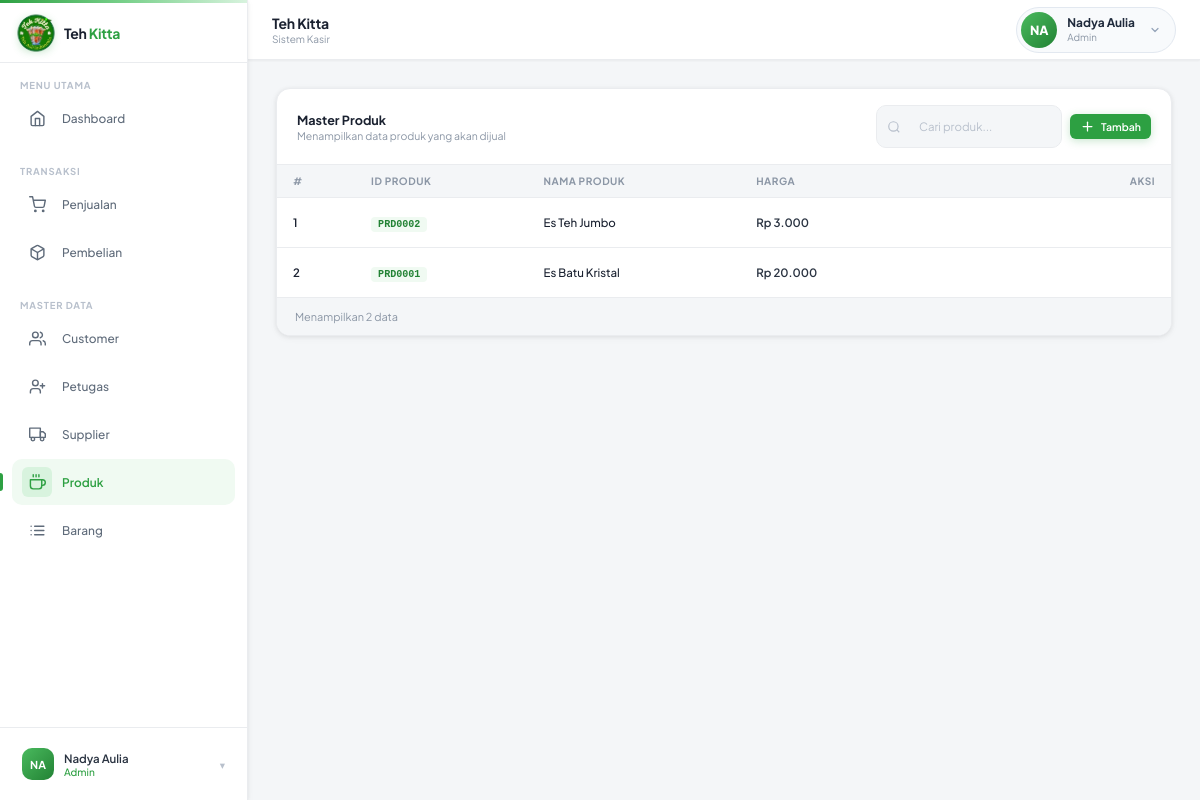
The app's page /produk/index.php (signed in) with its own data.
### tables this page shows
CREATE TABLE `produk` (
  `id_produk` varchar(10) NOT NULL,
  `nama_produk` varchar(20) NOT NULL,
  `harga` decimal(15,2) DEFAULT NULL
);

### produk/index.php (the view, shortened to what this page needs)
<?php
include '../koneksi.php';
include '../layouts/header.php';
?>
<div class="page-content active">
    <div class="card">
        <div class="card-header">
            <div>
                <div class="card-title">Master Produk</div>
                <div class="card-subtitle">Menampilkan data produk yang akan dijual</div>
            </div>
            <div class="card-toolbar">
                <div class="search-field">
                    <svg viewBox="0 0 24 24" fill="none" stroke="currentColor" stroke-width="2"><circle cx="11" cy="11" r="8"/><path d="m21 21-4.35-4.35"/></svg>
                    <input placeholder="Cari produk...">
                </div>
                <a href="tambah.php" class="btn btn-primary btn-sm" style="text-decoration:none;"> <svg viewBox="0 0 24 24" fill="none" stroke="currentColor" stroke-width="2" stroke-linecap="round" stroke-linejoin="round" width="15" height="15"><line x1="12" y1="5" x2="12" y2="19"/><line x1="5" y1="12" x2="19" y2="12"/></svg> Tambah</a>
            </div>
        </div>
        <div class="table-wrap">
            <table>
                <thead>
                    <tr>
                        <th>#</th>
                        <th>ID Produk</th>
                        <th>Nama Produk</th>
                        <th>Harga</th>
                        <th style="text-align:right">Aksi</th>
                    </tr>
                </thead>
                <tbody>
                    <?php
                    $query = mysqli_query($koneksi, "SELECT * FROM produk ORDER BY id_produk DESC");
                    $no = 1;
                    if(mysqli_num_rows($query) > 0) {
                        while ($data = mysqli_fetch_array($query)) {
                    ?>
                    <tr>
                        <td><?= $no++ ?></td>
                        <td><code style="background:var(--green-50);color:var(--green-600);padding:2px 7px;border-radius:4px;font-size:0.72rem;font-weight:600"><?= $data['id_produk'] ?></code></td>
                        <td style="font-weight:500; color:var(--gray-800)"><?= $data['nama_produk'] ?></td>
                        <td style="font-weight:600;color:var(--gray-700)">Rp <?= number_format($data['harga'], 0, ',', '.') ?></td>
                        <td style="text-align:right">
                        </td>
                    </tr>
                    <?php
                        }
                    } ?>
                </tbody>
            </table>
        </div>
        <div class="table-foot">
            <span>Menampilkan <?= mysqli_num_rows($query); ?> data</span>
        </div>
    </div>
</div>
<?php include '../layouts/footer.php'; ?>

### records on screen
produk: id_produk "PRD0002", nama_produk "Es Teh Jumbo", harga "3.000"
produk: id_produk "PRD0001", nama_produk "Es Batu Kristal", harga "20.000"

### other values on screen
$inisial "NA"
$user_nama "Nadya Aulia"
$user_role "Admin"
mysqli_num_rows($query) "2"
